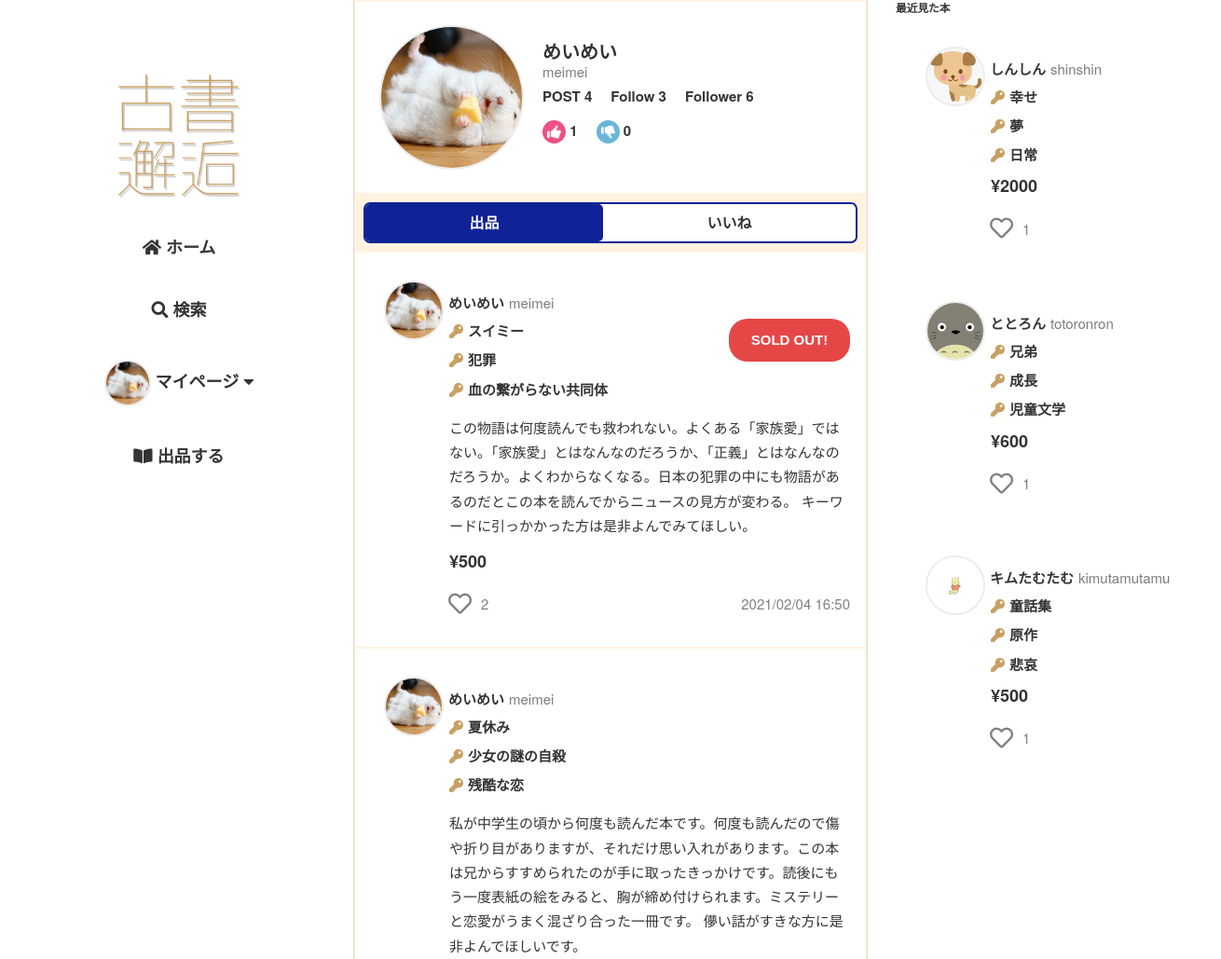
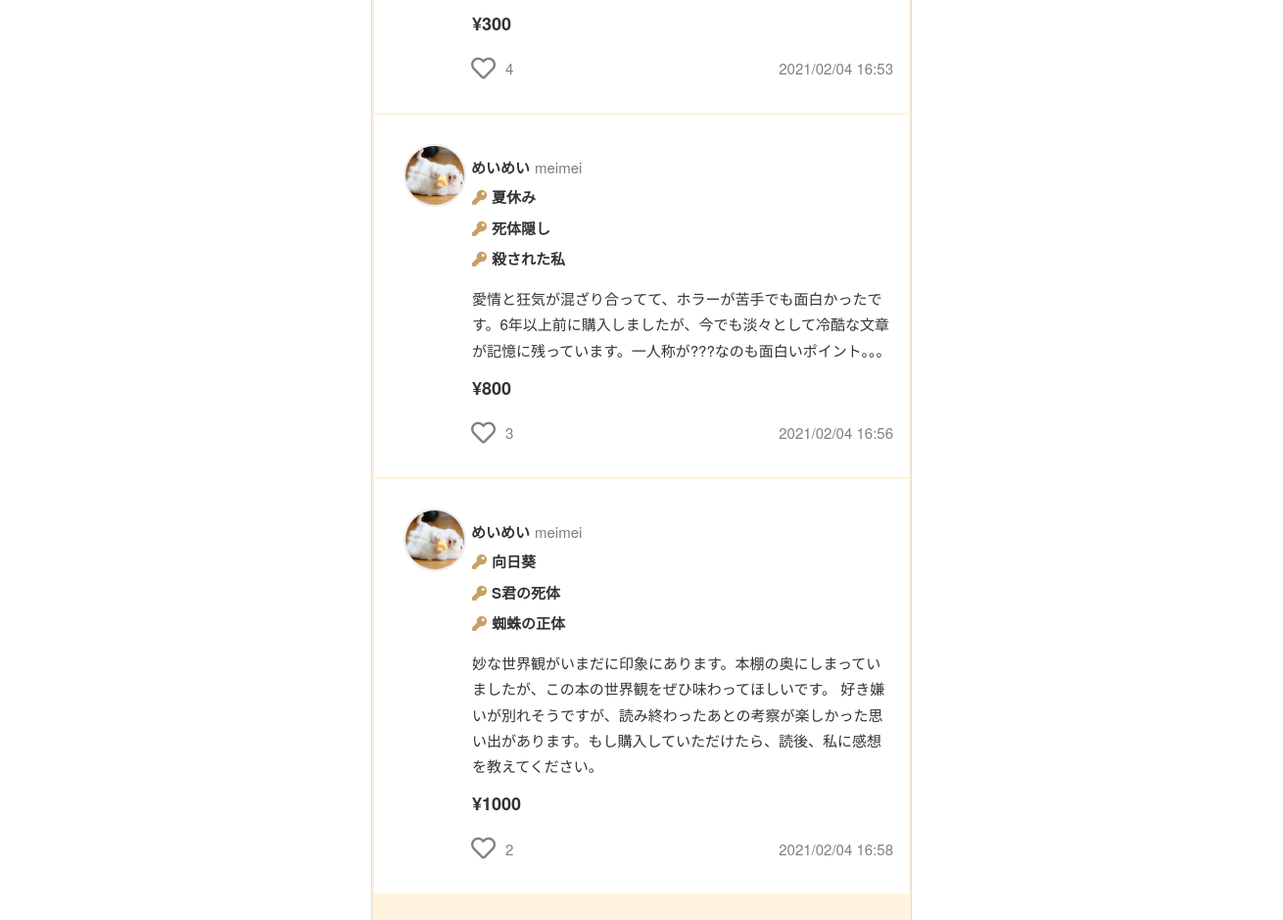
The page /mypage/ (signed in) on the database its author committed (2 pictures, top to bottom).
### flmapp/models/user.py (models this page shows, shortened)
class User(UserMixin, db.Model):
    __tablename__ = 'User'
    __table_args__ = (CheckConstraint('update_at >= create_at'),)
    User_id = db.Column(db.Integer, primary_key=True)
    user_code = db.Column(db.String(64), unique=True, index=True, nullable=False)
    username = db.Column(db.String(64), index=True, nullable=False)
    email = db.Column(db.String(64), unique=True, index=True, nullable=False)
    password_hash = db.Column(db.String(128), nullable=False)
    picture_path = db.Column(db.Text, default='default.jpeg', nullable=False)
    prof_comment = db.Column(db.Text)
    default_ShippingAddress_id = db.Column(db.Integer, db.ForeignKey('ShippingAddress.ShippingAddress_id'))
    default_pay_way = db.Column(db.Integer, default=1, nullable=False)
    default_Credit_id = db.Column(db.Integer, db.ForeignKey('Credit.Credit_id'))
    is_active = db.Column(db.Boolean, default=True, nullable=True)
    create_at = db.Column(db.DateTime, default=datetime.now, nullable=False)
    update_at = db.Column(db.DateTime, default=datetime.now, nullable=False)
    def get_id(self):
        return (self.User_id)
    @property
    def password(self):
        raise AttributeError('パスワードは読み取り可能な属性ではありません。')

### flmapp/models/trade.py (models this page shows, shortened)
class Sell(db.Model):
    __tablename__ = 'Sell'
    __table_args__ = (CheckConstraint('update_at >= create_at'),)
    Sell_id = db.Column(db.Integer, primary_key=True)
    User_id = db.Column(db.Integer, db.ForeignKey('User.User_id'), nullable=False)
    sell_title = db.Column(db.String(255), nullable=False)
    key1 = db.Column(db.String(255), nullable=False)
    key2 = db.Column(db.String(255), nullable=False)
    key3 = db.Column(db.String(255), nullable=False)
    sell_comment = db.Column(db.Text, nullable=False)
    price = db.Column(db.Integer, nullable=False)
    item_picture_path = db.Column(db.Text, default='default.png', nullable=False)
    genre = db.Column(EnumType(enum_class=Genre), nullable=False)
    item_state = db.Column(EnumType(enum_class=Item_state), nullable=False)
    postage = db.Column(EnumType(enum_class=Postage), nullable=False)
    send_way = db.Column(EnumType(enum_class=Send_way), nullable=False)
    consignor = db.Column(db.String(64), nullable=False)
    schedule = db.Column(EnumType(enum_class=Schedule), nullable=False)
    remarks = db.Column(db.Text)
    deal_status = db.Column(EnumType(enum_class=Deal_status),default=Deal_status(1), nullable=False)
    sell_flg = db.Column(db.Boolean,default=True, nullable=False)
    is_active = db.Column(db.Boolean,default=True, nullable=False)
    has_sent = db.Column(db.Boolean,default=False, nullable=False)
    has_got = db.Column(db.Boolean,default=False, nullable=False)
    create_at = db.Column(db.DateTime,default=datetime.now, nullable=False)
    update_at = db.Column(db.DateTime,default=datetime.now, nullable=False)
    user = db.relationship('User', backref='sell', lazy='joined', uselist=False)
    @classmethod
    def select_sell_by_sell_id(cls, Sell_id):
        return cls.query.get(Sell_id)
    @classmethod
    def select_sell_by_user_id(cls, User_id):
        return cls.query.filter(cls.User_id==User_id).all()

### flmapp/views/mypage.py (the view)
@bp.route('/')
@login_required
def mypagetop():
    followed = UserConnect.followed_exists(current_user.User_id)
    follows = UserConnect.select_follows_by_user_id(current_user.User_id)
    good_ratings_count,bad_ratings_count = Rating.select_rate_by_user_id(current_user.User_id)
    items = Sell.select_sell_by_user_id(current_user.User_id)
    b_items = BrowsingHistory.b_history_join_sell(Sell,current_user.User_id)
    b_item_list = []
    for b_item in b_items:
        b_item_list.append(Sell.select_sell_by_sell_id(b_item.Sell_id))
    liked_list = []
    for item in items:
        liked = Likes.liked_exists(item.Sell_id)
        if liked:
            liked_list.append(item.Sell_id)
    return render_template(
        'mypage/mypage.html', followed=followed, follows_count=len(follows),
        good_ratings_count=good_ratings_count, bad_ratings_count=bad_ratings_count,
        items=items, liked_list=liked_list, post_c=len(items), b_items=b_item_list
    )

### flmapp/templates/mypage/mypage.html (shortened to what this page needs)
{% extends "base02.html" %}
{%block head %}
<link rel="stylesheet" href="{{ url_for('static', filename='css/user/userdata.css')}}">
<link rel="stylesheet" href="{{ url_for('static', filename='css/follow.css')}}">
{% endblock%}
{% block content %}
<div class="u-header">
    <div>
        <img class="u-icon" src="{{url_for('static', filename='user_image/' + current_user.picture_path)}}">
    </div>
    <div class="h-box">
        <p class="u-name">{{ current_user.username }}</p>
        <p class="u-code">{{ current_user.user_code }}</p>
        <div class="h-area-01">
            <p>POST {{ post_c }}</p>
            <p>Follow {{ follows_count }}</p>
            <p>
                Follower
                <span id="{{ current_user.User_id }}-count" class="count">
                    {{ followers_count(current_user.User_id) }}
                </span>
            </p>
        </div>
        <div class="h-area-02">
            <p>
            {{ good_ratings_count }}
            </p>
            <p>
                {{ bad_ratings_count }}
            </p>
        </div>
    </div>
</div>
<div class="user-i-tab">
    <a id="sell-tab" href="{{url_for('mypage.mypagetop')}}">出品</a>
    <a id="likes-tab" href="{{url_for('mypage.mypage_likes')}}">いいね</a>
</div>
{% for item in items %}
    <article class="item-wrap">
        <a href="{{url_for('item.itemdata', item_id=item.Sell_id)}}">
            <object><a class="u-box" href="{{url_for('user.userdata', user_code=item.user.user_code)}}">
                <img class="u-icon" src="{{url_for('static', filename='user_image/' + item.user.picture_path)}}">
                <p class="u-name">{{ item.user.username }}</p>
                <p class="u-code">{{ item.user.user_code }}</p>
            </a></object>
            <div class="i-content-area">
                <div class="k-s-box">
                    <div class="i-key">
                        <p><i class="fas fa-key"></i>{{ item.key1 }}</p>
                        <p><i class="fas fa-key"></i>{{ item.key2 }}</p>
                        <p><i class="fas fa-key"></i>{{ item.key3 }}</p>
                    </div>
                    {% if item.deal_status.value == 2 or item.deal_status.value == 3 %}
                        <div class="sold">
                            <p>SOLD OUT!</p>
                        </div>
                    {% endif %}
                </div>
                <div class="i-comm"><p>{{ item.sell_comment }}</p></div>
            </div>
            <p><span class="i-price">¥{{ item.price }}</span></p>
            <div class="i-fotter">
                {% include "like.html" %}
                <p>{{ item.create_at.strftime('%Y/%m/%d %H:%M') }}</p>
            </div>
        </a>
    </article>
{% endfor %}
{% endblock %}
{% block content2 %}
<h3>最近見た本</h3>
{% for item in b_items %}
<article class="item-wrap">
    <a href="{{url_for('item.itemdata', item_id=item.Sell_id)}}">
        <object><a class="u-box" href="{{url_for('user.userdata', user_code=item.user.user_code)}}">
            <img class="u-icon" src="{{url_for('static', filename='user_image/' + item.user.picture_path)}}">
            <p class="u-name">{{ item.user.username }}</p>
            <p class="u-code">{{ item.user.user_code }}</p>
        </a></object>
        <div class="i-content-area">
            <div class="i-key">
                <p><i class="fas fa-key"></i>{{ item.key1 }}</p>
                <p><i class="fas fa-key"></i>{{ item.key2 }}</p>
                <p><i class="fas fa-key"></i>{{ item.key3 }}</p>
            </div>
        </div>
        <p><span class="i-price">¥{{ item.price }}</span></p>
        <div class="i-fotter">
            {% include "like.html" %}
        </div>
    </a>
</article>
{% endfor %}
{% endblock %}

### flmapp/templates/base02.html (shortened to what this page needs)
<!DOCTYPE html>
<html lang="ja">
    <head>
        <link rel="stylesheet" href="https://use.fontawesome.com/releases/v5.15.1/css/all.css">
        <link rel="stylesheet" type="text/css" href="{{ url_for('static', filename='css/sanitize.css')}}">
        <link rel="stylesheet" type="text/css" href="{{ url_for('static', filename='css/global.css')}}">
        <link rel="stylesheet" type="text/css" href="{{ url_for('static', filename='css/kosho-flame.css')}}">
        <link rel="stylesheet" type="text/css" href="{{ url_for('static', filename='css/common2.css')}}">
        <link rel="stylesheet" href="{{ url_for('static', filename='css/login_required_modal.css')}}">
        <link rel="stylesheet" href="{{ url_for('static', filename='css/like.css')}}">
        <link rel="stylesheet" href="{{ url_for('static', filename='css/item.css')}}">
        {%block head %}{% endblock%}
    </head>
    <body>
        <div class="wrap">
            <header>
                <div class="h-wrap">
                    <h1><img src="{{ url_for('static', filename='images/logo.png')}}" alt="ロゴ"></h1>
                    <nav>
                        <ul>
                            <li><a id="home" href="{{url_for('route.home')}}">
                                <i class="fas fa-home"></i>
                                ホーム
                            </a></li>
                            <li><a href="{{url_for('search.search')}}">
                                <i class="fas fa-search"></i>
                                検索
                            </a></li>
                            {% if current_user.is_authenticated %}
                                <li>
                                    <label for="check1" class="accordion-open">
                                        <img class="u-icon" src="{{url_for('static', filename='user_image/' + current_user.picture_path)}}">
                                        マイページ
                                        <i class="fas fa-caret-down"></i>
                                    </label>
                                </li>
                            {% else %}
                                <li><a href="{{url_for('auth.login')}}">
                                    ログイン
                                </a></li>
                            {% endif %}
                            <li><a href="{{url_for('sell.sell')}}">
                                <i class="fas fa-book-open"></i>
                                出品する
                            </a></li>
                        </ul>
                    </nav>
                </div>
            </header>
            <div class="container">
                {% block content %}
                {% endblock %}
            </div>
            <div class="r-content">
                <div class="r-wrap">
                    {% block content2 %}
                    {% endblock %}
                </div>
            </div>
        </div>
    </body>
</html>

### flmapp/templates/like.html (shortened to what this page needs)
<div class="like-wrap">
    <form method="POST" action="{{url_for('ajax.like_ajax')}}">
        {% if item.Sell_id in liked_list %}
            <button id="like" name="{{ item.Sell_id }}"><i class="fas fa-lg fa-heart like-btn"></i></button>
        {% else %}
            <button id="like" name="{{ item.Sell_id }}"><i class="far fa-lg fa-heart unlike-btn"></i></button>
        {% endif %}
    </form>
    <p name="{{ item.Sell_id }}-count" class="count">{{ likes_count(item.Sell_id) }}</p>
</div>

### rows shown on the page
User: picture_path (picture), username "めいめい", user_code "meimei"
Sell: picture_path (picture), user.username "めいめい", user.user_code "meimei", key1 "スイミー", key2 "犯罪", key3 "血の繋がらない共同体", deal_status "SOLD OUT!", sell_comment "この物語は何度読んでも救われない。よくある「家族愛」ではない。「家族愛」とはなんなのだろうか、「正義」とはなんなのだろうか。よくわからなくなる。日本の犯罪の中にも物語があるのだとこの本を読んでからニュースの見方が変わる。 キーワードに引っかかった方は是非よんでみてほしい。", price "500", send_way "2", create_at "2021/02/04 16:50"
Sell: picture_path (picture), user.username "めいめい", user.user_code "meimei", key1 "夏休み", key2 "少女の謎の自殺", key3 "残酷な恋", sell_comment "私が中学生の頃から何度も読んだ本です。何度も読んだので傷や折り目がありますが、それだけ思い入れがあります。この本は兄からすすめられたのが手に取ったきっかけです。読後にもう一度表紙の絵をみると、胸が締め付けられます。ミステリーと恋愛がうまく混ざり合った一冊です。 儚い話がすきな方に是非よんでほしいです。", price "300", likes_count "4", create_at "2021/02/04 16:53"
Sell: picture_path (picture), user.username "めいめい", user.user_code "meimei", key1 "夏休み", key2 "死体隠し", key3 "殺された私", sell_comment "愛情と狂気が混ざり合ってて、ホラーが苦手でも面白かったです。6年以上前に購入しましたが、今でも淡々として冷酷な文章が記憶に残っています。一人称が???なのも面白いポイント。。。", price "800", Sell_id "3", create_at "2021/02/04 16:56"
Sell: picture_path (picture), user.username "めいめい", user.user_code "meimei", key1 "向日葵", key2 "S君の死体", key3 "蜘蛛の正体", sell_comment "妙な世界観がいまだに印象にあります。本棚の奥にしまっていましたが、この本の世界観をぜひ味わってほしいです。 好き嫌いが別れそうですが、読み終わったあとの考察が楽しかった思い出があります。もし購入していただけたら、読後、私に感想を教えてください。", price "1000", likes_count "2", create_at "2021/02/04 16:58"
Sell: picture_path (picture), user.username "しんしん", user.user_code "shinshin", key1 "幸せ", key2 "夢", key3 "日常", price "2000", likes_count "1"
Sell: picture_path (picture), user.username "ととろん", user.user_code "totoronron", key1 "兄弟", key2 "成長", key3 "児童文学", price "600", likes_count "1"
Sell: picture_path (picture), user.username "キムたむたむ", user.user_code "kimutamutamu", key1 "童話集", key2 "原作", key3 "悲哀", price "500", likes_count "1"

### other values the page prints
{{ post_c }} "4"
{{ follows_count }} "3"
{{ followers_count(current_user.User_id) }} "6"
{{ good_ratings_count }} "1"
{{ bad_ratings_count }} "0"
